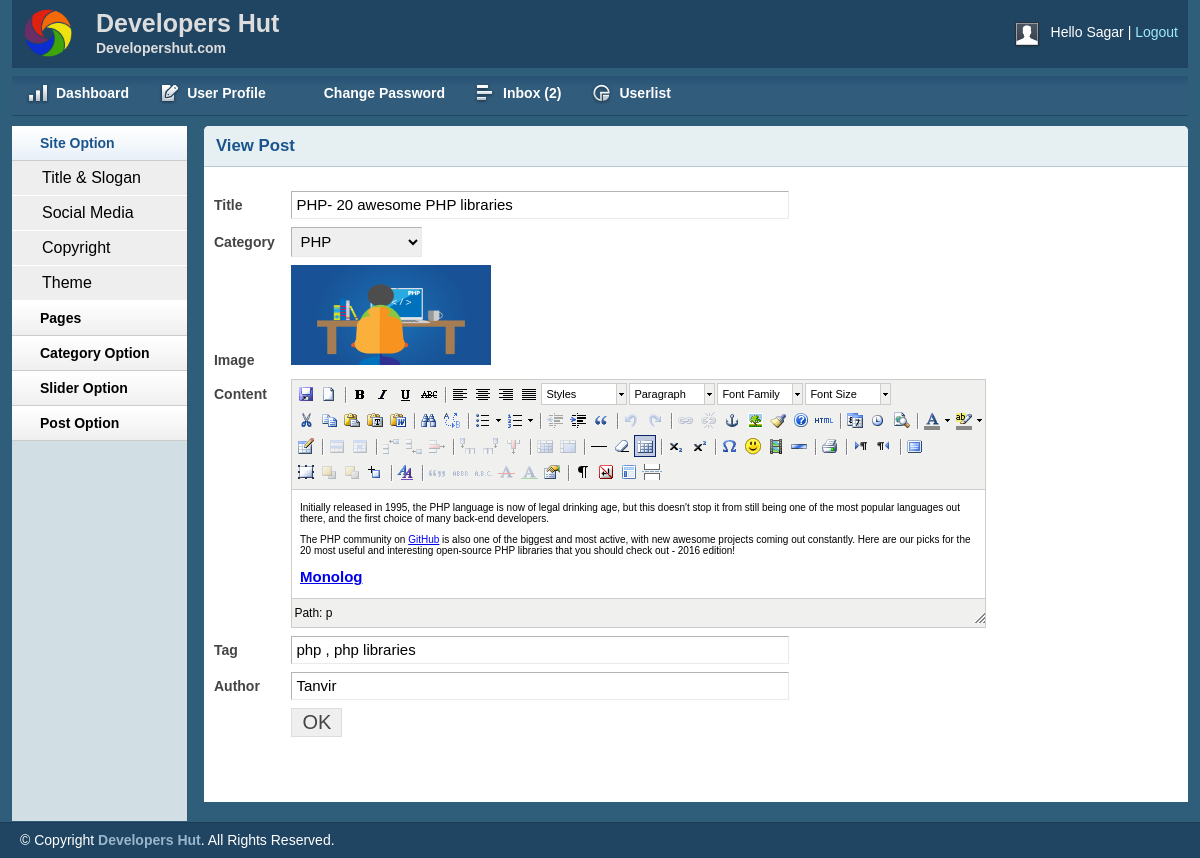
The app's page /admin/viewpost.php?postid=26 (signed in) with its own data.
### tables this page shows
CREATE TABLE `tbl_post` (
  `id` int(11) NOT NULL,
  `cat` int(11) NOT NULL,
  `title` varchar(255) NOT NULL,
  `body` text NOT NULL,
  `image` varchar(255) NOT NULL,
  `author` varchar(50) NOT NULL,
  `tag` varchar(255) NOT NULL,
  `date` timestamp NOT NULL DEFAULT CURRENT_TIMESTAMP,
  `userid` int(11) NOT NULL
);

CREATE TABLE `tbl_category` (
  `id` int(11) NOT NULL,
  `name` varchar(50) NOT NULL
);

### lib/Database.php (called while the page is built, shortened)
<?php
Class Database{
	public $host   = DB_HOST;
	public $user   = DB_USER;
	public $pass   = DB_PASS;
	public $dbname = DB_NAME;
	public $link;
	private function connectDB(){
	$this->link = new mysqli($this->host, $this->user, $this->pass, $this->dbname);
 }
	public function select($query){
		$result = $this->link->query($query) or die($this->link->error.__LINE__);
		if($result->num_rows > 0){
			return $result;
		} else {
			return false;
		}
	}
}

### admin/viewpost.php (the view, shortened to what this page needs)
<?php include 'inc/header.php' ?>
<?php include 'inc/sidebar.php' ?>
<?php
    if (!isset($_GET['postid']) && $_GET['postid'] == NULL) {
        echo "<script> window.location = 'postid.php'</script>";
    }else{
        $id= $_GET['postid'];
    }
?>
        <div class="grid_10">
            <div class="box round first grid">
                <h2>View Post</h2>
                <div class="block">
                <?php
                    $pquery = "select * from tbl_post where id=$id";
                    $presult = $db->select($pquery);
                    if ($presult) {
                        while ($pread = $presult->fetch_assoc()) {
                ?>
                 <form action="" method="post" enctype="multipart/form-data">
                    <table class="form">
                        <tr>
                            <td>
                                <label>Title</label>
                            </td>
                            <td>
                                <input type="text" name="title" value="<?php echo $pread['title']?>" class="medium" />
                            </td>
                        </tr>
                        <tr>
                            <td>
                                <label>Category</label>
                            </td>
                            <td>
                                <select id="select" name="cat">
                    <?php
                        $query  = "select * from tbl_category ";
                        $result =$db->select($query);
                        if ($result) {
                            while ($cate=$result->fetch_assoc())
                            {
                     ?>
                                    <option
                                <?php
                                  if ($pread['cat'] == $cate['id']) {
                                 ?>
                                    selected="selected";
                                 <?php } ?>
                                    value="<?php echo $cate['id'] ?>"><?php echo $cate['name'] ?>
                                    </option>
                    <?php
                          }
                        }
                    ?>
                                </select>
                            </td>
                        </tr>
                        <tr>
                            <td>
                                <label>Image</label>
                            </td>
                            <td>
                                <img src="<?php echo $pread['image']?>" width=200px; height = 100px;><br/>
                            </td>
                        </tr>
                        <tr>
                            <td style="vertical-align: top; padding-top: 9px;">
                                <label>Content</label>
                            </td>
                            <td>
                            </td>
                        </tr>
                        <tr>
                            <td>
                                <label>Tag</label>
                            </td>
                            <td>
                                <input type="text" name="tag" value="<?php echo $pread['tag']?>" class="medium" />
                            </td>
                        </tr><tr>
                            <td>
                                <label>Author</label>
                            </td>
                            <td>
                                <input type="text" name="author" value="<?php echo $pread['author']?>" class="medium" />
                            </td>
                        </tr>
						<tr>
                            <td></td>
                            <td>
                                <input type="submit" name="submit" Value="OK" />
                            </td>
                        </tr>
                    </table>
                    </form>
                    <?php
                           }
                    }
                    ?>
                </div>
            </div>
        </div>
<?php include 'inc/footer.php'?>

### admin/css/layout.css (style rules this page uses)
body { background: #fff none repeat scroll 0 0; color: #444; font-size: 14px; padding: 0; }
h1, h2, h3, h4, h5, h6 { line-height:1.2em; margin-bottom:.3em; }
h2 { margin-top:1em; }
.box { background:#fff; margin-bottom:20px; padding:10px 10px 10px 10px; margin-left:-8px; }
.box.grid { padding-bottom:40px; }
.box.round { -moz-border-radius: 5px 5px 0px 0px; -webkit-border-radius: 5px 5px 0px 0px; border-radius: 5px 5px 0px 0px; }
.box h2 { font-size:1.2em; font-weight:bold; color:#1B548D; background:#E6F0F3; margin:-10px -10px 0 -10px; padding:10px 12px; border-bottom:1px solid #B3CBD6; -moz-border-radius: 5px 5px 0px 0px; -webkit-border-radius: 5px 5px 0px 0px; border-radius: 5px 5px 0px 0px; }
.box.first { min-height: 406px; }
.block { padding-top:20px; }
table.form { width:100%; }
table.form td { padding:4px 0px; }
table.form label { font-weight:bold; }
table.form input, table.form select { font-size: 15px; padding: 4px 4px 5px 4px; border-top: 1px solid #b3b3b3; border-left: 1px solid #b3b3b3; border-right: 1px solid #eaeaea; border-bottom: 1px solid #eaeaea; }
table.form input[type="submit"] { border: 1px solid #ddd; color: #444; cursor: pointer; font-size: 20px; padding: 2px 10px; }
input.medium { width: 55%; }
.block { padding-bottom:1px; }

### admin/js/tiny-mce/themes/advanced/skins/default/content.css (style rules this page uses)
body, td, pre { color:#000; font-family:Verdana, Arial, Helvetica, sans-serif; font-size:10px; margin:8px; }
body { background:#FFF; }
h2 { font-size: 1.5em }
img { border:0; }
table, img, hr, .mceItemAnchor { cursor:default }
table td, table th { cursor:text }

### records on screen
tbl_post: title "PHP- 20 awesome PHP libraries", cat "PHP", image (picture), tag "php , php libraries", author "Tanvir"

### other values on screen
$_SESSION['username'] "Sagar"
$row "2"
